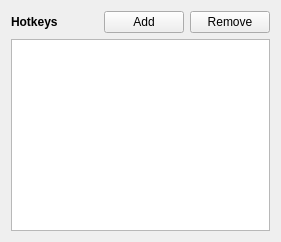
           <widget class="QWidget" name="layoutWidget_9">
            <layout class="QVBoxLayout" name="layout_hotkeys_hotkeys">
             <item>
              <layout class="QHBoxLayout" name="layout_hotkeys_hotkey_buttons">
               <item>
                <widget class="QLabel" name="label_hotkeys_hotkey">
                 <property name="font">
                  <font>
                   <weight>75</weight>
                   <bold>true</bold>
                  </font>
                 </property>
                 <property name="text">
                  <string>Hotkeys</string>
                 </property>
                 <property name="buddy">
                  <cstring>hotkeys_hotkey_view</cstring>
                 </property>
                </widget>
               </item>
               <item>
                <spacer name="horizontalSpacer_10">
                 <property name="orientation">
                  <enum>Qt::Horizontal</enum>
                 </property>
                 <property name="sizeHint" stdset="0">
                  <size>
                   <width>40</width>
                   <height>20</height>
                  </size>
                 </property>
                </spacer>
               </item>
               <item>
                <widget class="QPushButton" name="button_hotkeys_hotkey_add">
                 <property name="text">
                  <string>Add</string>
                 </property>
                 <property name="icon">
                  <iconset resource="yonder.qrc">
                   <normaloff>:/application/icons/edit-new.png</normaloff>:/application/icons/edit-new.png</iconset>
                 </property>
                 <property name="shortcut">
                  <string>Ctrl+N</string>
                 </property>
                </widget>
               </item>
               <item>
                <widget class="QPushButton" name="button_hotkeys_hotkey_remove">
                 <property name="text">
                  <string>Remove</string>
                 </property>
                 <property name="icon">
                  <iconset resource="yonder.qrc">
                   <normaloff>:/application/icons/edit-delete.png</normaloff>:/application/icons/edit-delete.png</iconset>
                 </property>
                 <property name="shortcut">
                  <string>Ctrl+Del</string>
                 </property>
                </widget>
               </item>
              </layout>
             </item>
             <item>
              <widget class="QTableView" name="hotkeys_hotkey_view">
               <property name="alternatingRowColors">
                <bool>true</bool>
               </property>
               <property name="selectionMode">
                <enum>QAbstractItemView::SingleSelection</enum>
               </property>
               <property name="selectionBehavior">
                <enum>QAbstractItemView::SelectRows</enum>
               </property>
               <property name="showGrid">
                <bool>false</bool>
               </property>
               <attribute name="horizontalHeaderStretchLastSection">
                <bool>true</bool>
               </attribute>
               <attribute name="verticalHeaderVisible">
                <bool>false</bool>
               </attribute>
              </widget>
             </item>
            </layout>
           </widget>
